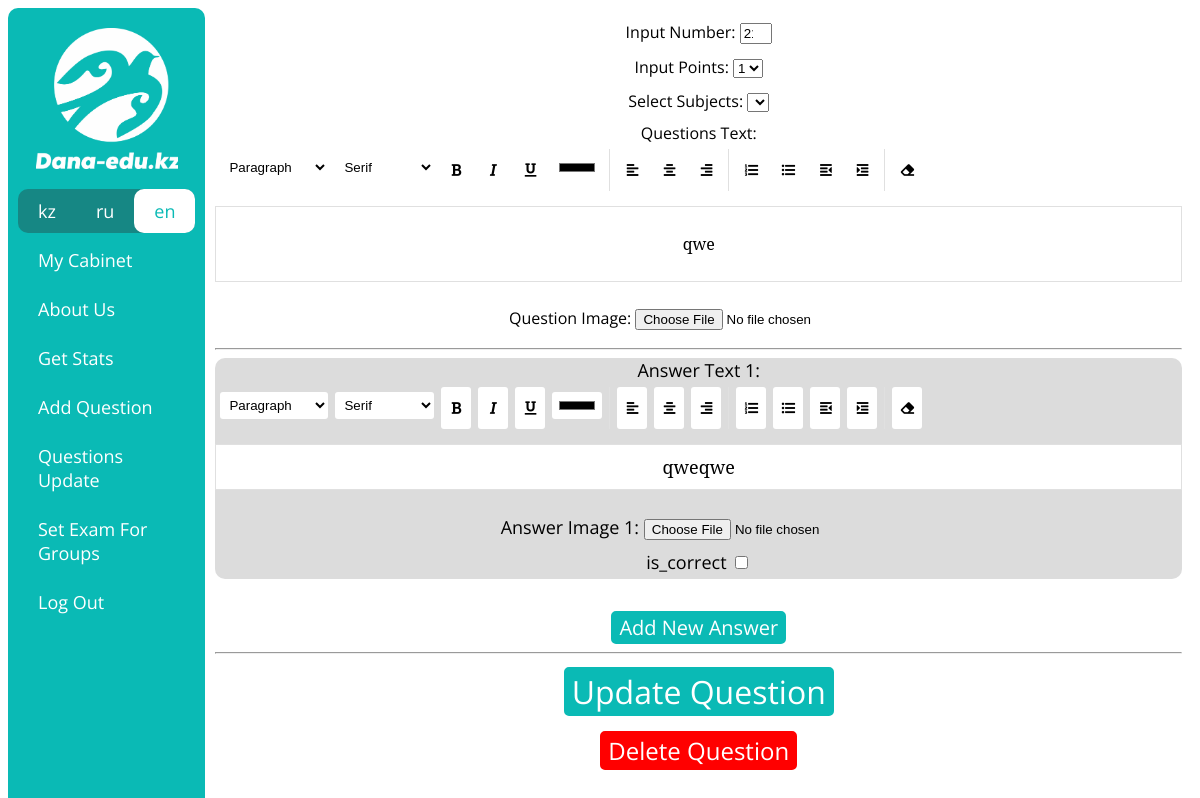
/en/question_update/60 (signed in), run on the app's committed database.
### examapp/models.py (models this page shows, shortened)
class Question(models.Model):
    number = models.PositiveSmallIntegerField()
    text = models.TextField(null=True, blank=True)
    image = models.ImageField(upload_to='questions/', null=True, blank=True)
    points = models.PositiveSmallIntegerField(choices=[(1, '1'), (2, '2')])
    answers = models.ManyToManyField('Answer')
    subject = models.ForeignKey('Subject', on_delete=models.CASCADE)
    variant = models.ForeignKey('Variant', on_delete=models.CASCADE)

class Answer(models.Model):
    text = models.TextField(null=True, blank=True)
    image = models.ImageField(upload_to='answers/', null=True, blank=True)
    is_correct = models.BooleanField(default=False)

### examapp/views.py (the view, shortened to what this page needs)
# urls.py: path('question_update/<int:question_id>', questionUpdateView, name='question_update_url'),
@login_required(login_url='login_url')
def questionUpdateView(request, question_id):
    if request.user.type != 'MO':
        return redirect('home_url')
    question = Question.objects.get(id=question_id)
    if request.method == 'GET':
        subjects = Subject.objects.all()
        answers = []
        counter = 1
        for answer in question.answers.all():
            answers.append({'number': counter, 'answer': answer})
            counter += 1
        context = {
            'question': question,
            'points': [1, 2],
            'subjects': subjects,
            'answers': answers,
            'answer_count': counter,
            'urls': getUserUrls(request.user)
        }
        return render(request, 'question_update_page.html', context)

### examapp/functions.py (called while the page is built)
def getUserUrls(user) -> []:
    urls = [
        {'text': _('My Cabinet'), 'url': 'cabinet_url'},
        {'text': _('About Us'), 'url': 'about_us_url'}
    ]
    if user.type == 'PU':
        urls.append({'text': _('Init Exam'), 'url': 'exam_init_url'})
        urls.append({'text': _('Exam Results'), 'url': 'exam_results_url'})
    if user.type == 'MO':
        urls.append({'text': _('Get Stats'), 'url': 'get_stats_url'})
        urls.append({'text': _('Add Question'), 'url': 'add_questions_init_url'})
        urls.append({'text': _('Questions Update'), 'url': 'questions_update_url'})
        urls.append({'text': _('Set Exam For Groups'), 'url': 'set_exam_for_groups_url'})
    urls.append({'text': _('Log Out'), 'url': 'logout_url'})
    return urls

### templates/question_update_page.html (shortened to what this page needs)
{% extends 'base.html' %}
{% load static %}
{% load i18n %}
{% block content %}
    {% autoescape off %}
    <link rel="stylesheet"
        href="https://use.fontawesome.com/releases/v5.3.1/css/all.css"
>
    <div align="center">
        <form action="{% url 'question_update_url' question.pk %}" method="post" enctype="multipart/form-data" onkeydown="return event.key != 'Enter';">
            {% csrf_token %}
            <input type="hidden" value="{{ answer_count }}" id="answers_count" name="answers_count">
            <label for="question_number">{% trans 'Input Number:' %}</label>
            <input value="{{ question.number }}" type="number" id="question_number" name="question_number" min="1" max="50" style="width: 2.5%" required>
            <br>
            <label for="question_points">{% trans 'Input Points:' %}</label>
            <select id="question_points" name="question_points">
                {% for point in points %}
                    {% if point == question.points %}
                        <option style="width: auto;" value="{{ point }}" selected>{{ point }}</option>
                    {% else %}
                        <option style="width: auto;" value="{{ point }}">{{ point }}</option>
                    {% endif %}
                {% endfor %}
            </select>
            <br>
            <label for="subject">{% trans 'Select Subjects:' %}</label>
            <select id="subject" name="subject">
                {% for subject in subjects %}
                    {% if subject == question.subject %}
                        <option style="width: auto;" value="{{ subject.id }}" selected>{{ subject.name }}</option>
                    {% else %}
                        <option style="width: auto;" value="{{ subject.id }}">{{ subject.name }}</option>
                    {% endif %}
                {% endfor %}
            </select>
            <br>
            <label for="question_editor">{% trans 'Question Text:' %}</label>
            <br>
            <div data-tiny-editor id="question_editor">
                <p>
                    {{ question.text }}
                </p>
            </div>
            <br>
            <label for="question_image">{% trans 'Question Image:' %}</label>
            <input type="file" id="question_image" name="question_image">
            <br>
            <hr>
            <div id="answers_div">
                {% for answer in answers %}
                    <div class="answer_div" style="border-radius: 10px; display: inline-block; min-width: 100%; margin-bottom: 10px; font-size: 18px; background: rgb(220, 220, 220);">
                        <input type="hidden" value="{{ answer.answer.id }}" id="answer_id_{{ answer.number }}" name="answer_id_{{ answer.number }}">
                        <label for="answer_text_{{ answer.number }}">{% trans 'Answer Text' %} {{ answer.number }}: </label>
                        <div data-tiny-editor id="answer_editor_{{ answer.number }}" class="answer_editor">
                            {{ answer.answer.text }}
                        </div>
                        <br>
                        <label for="answer_image_{{ answer.number }}">{% trans 'Answer Image' %} {{ answer.number }}: </label>
                        <input type="file" id="answer_image_{{ answer.number }}" name="answer_image_{{ answer.number }}">
                        <br>
                        <label for="is_correct_answer_{{ answer.number }}">{% trans 'is_correct:' %} </label>
                        {% if answer.answer.is_correct %}
                            <input checked type="checkbox" id="is_correct_answer_{{ answer.number }}" name="is_correct_answer_{{ answer.number }}">
                        {% else %}
                            <input type="checkbox" id="is_correct_answer_{{ answer.number }}" name="is_correct_answer_{{ answer.number }}">
                        {% endif %}
                        <br>
                    </div>
                {% endfor %}
            </div>
            <br>
            <button class="btn" type="button" onclick="addNewAnswer()">{% trans 'Add New Answer' %}</button>
            <br>
            <hr>
            <input class="btn" type="submit" onclick="addText()" value="{% trans 'Update Question' %}" style="font-size: 200%">
        </form>
        <form action="{% url 'question_delete_url' question.pk %}" method="post">
            <input class="delete-btn" onclick="return confirm('{% trans 'Are you sure?' %}')" type="submit" value="{% trans 'Delete Question' %}" style="font-size: 150%">
        </form>
    </div>
    {% endautoescape %}
{% endblock content %}

### static/css/style.css (style rules this page uses)
html { user-select: none; }
input, select { margin-bottom: 10px; margin-top: 5px; }
body { font-family: 'Open Sans', sans-serif; }
.btn { font-size: 20px; font-family: 'Open Sans', sans-serif; background: #0ABAB5; border-radius: 5px; color: #ffffff; border: 2px solid #0ABAB5; }
.delete-btn { font-size: 20px; font-family: 'Open Sans', sans-serif; background: red; border-radius: 5px; color: #ffffff; border: 2px solid red; }

### data on the page
Question: question_number "21", question_points "1", text "qwe"
Answer: number "1", answer.text "qweqwe"

### other printed values
{{ language.code }} "ru"
{{ language.code }} "en"
{{ url.text }} "My Cabinet" "About Us" "Get Stats" "Add Question" "Questions Update" "Set Exam For Groups" "Log Out"
